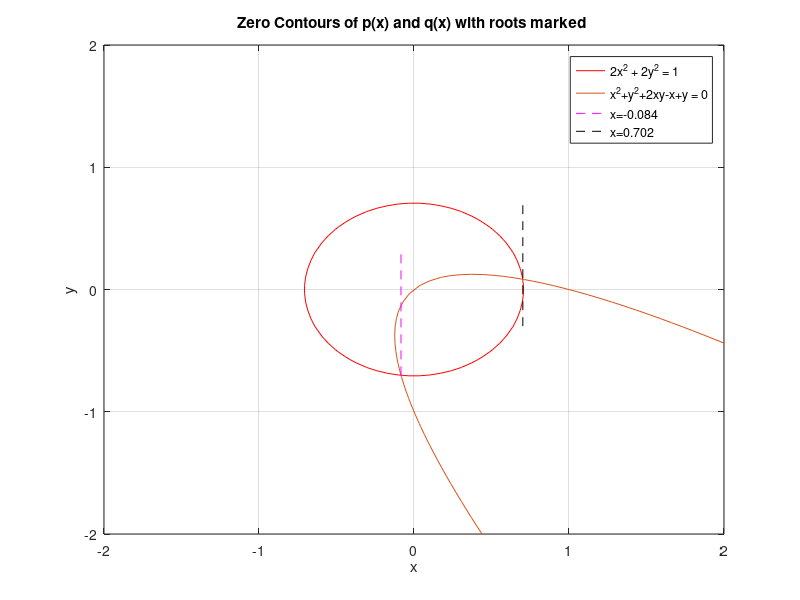

MATLAB code to generate this figure:
function q7c

ez1 = ezplot('2*x^2 + 2*y^2 - 1', [-2,2,-2,2]);
hold on
ez2 = ezplot('x^2+y^2+2*x*y-x+y', [-2,2,-2,2]);
grid on;
set(ez1,'color',[1 0 0]);

x = -0.08405869;
y = -0.7020926:0.05:0.3;
l1 = line([x x],[y(1) y(end)], 'Color', 'm', 'LineStyle', '--');

x = 0.70209268;
y = -0.3:0.005:0.7020926;
l2 = line([x x],[y(1) y(end)], 'Color', 'k', 'LineStyle', '--');

title('Zero Contours of p(x) and q(x) with roots marked ');
legend('2x^2 + 2y^2 = 1', 'x^2+y^2+2xy-x+y = 0', 'x=-0.084', 'x=0.702');
hold off

end
